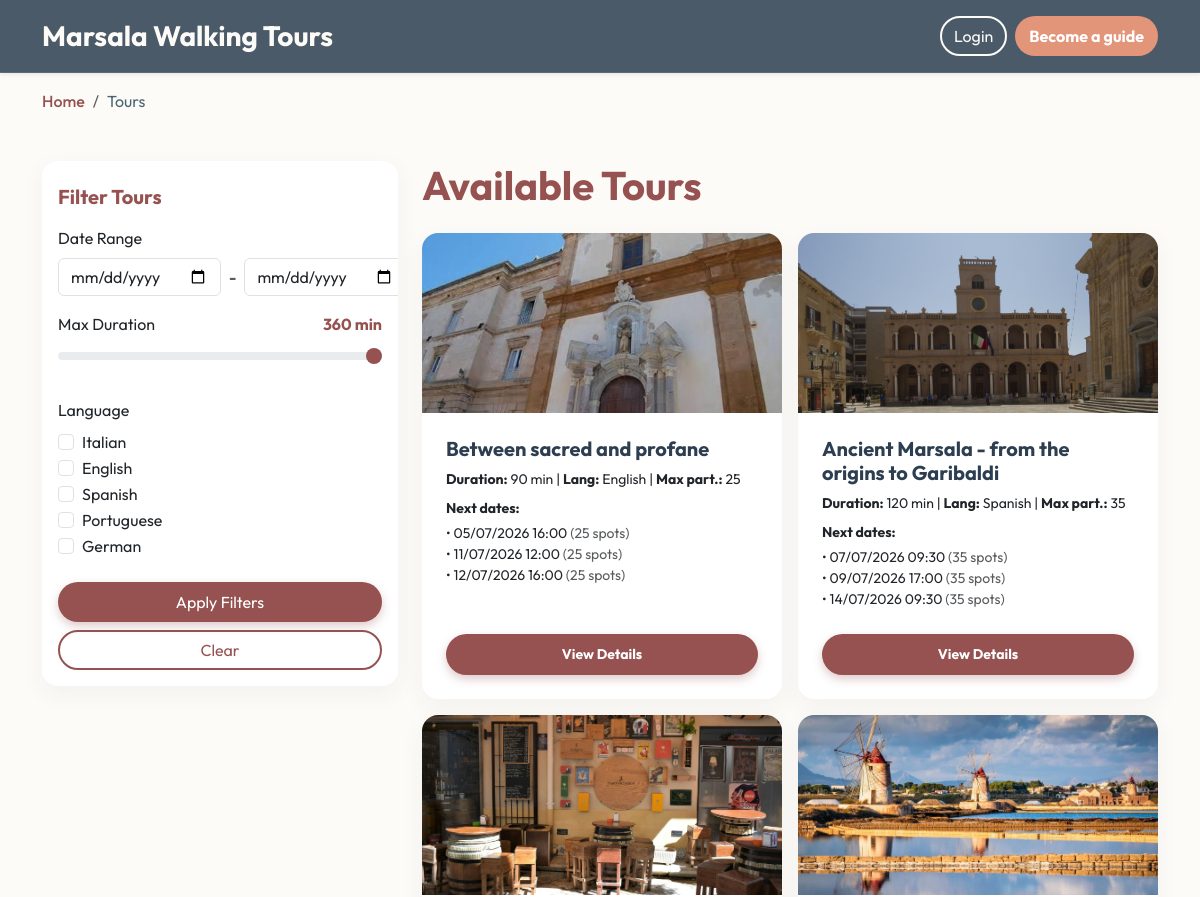
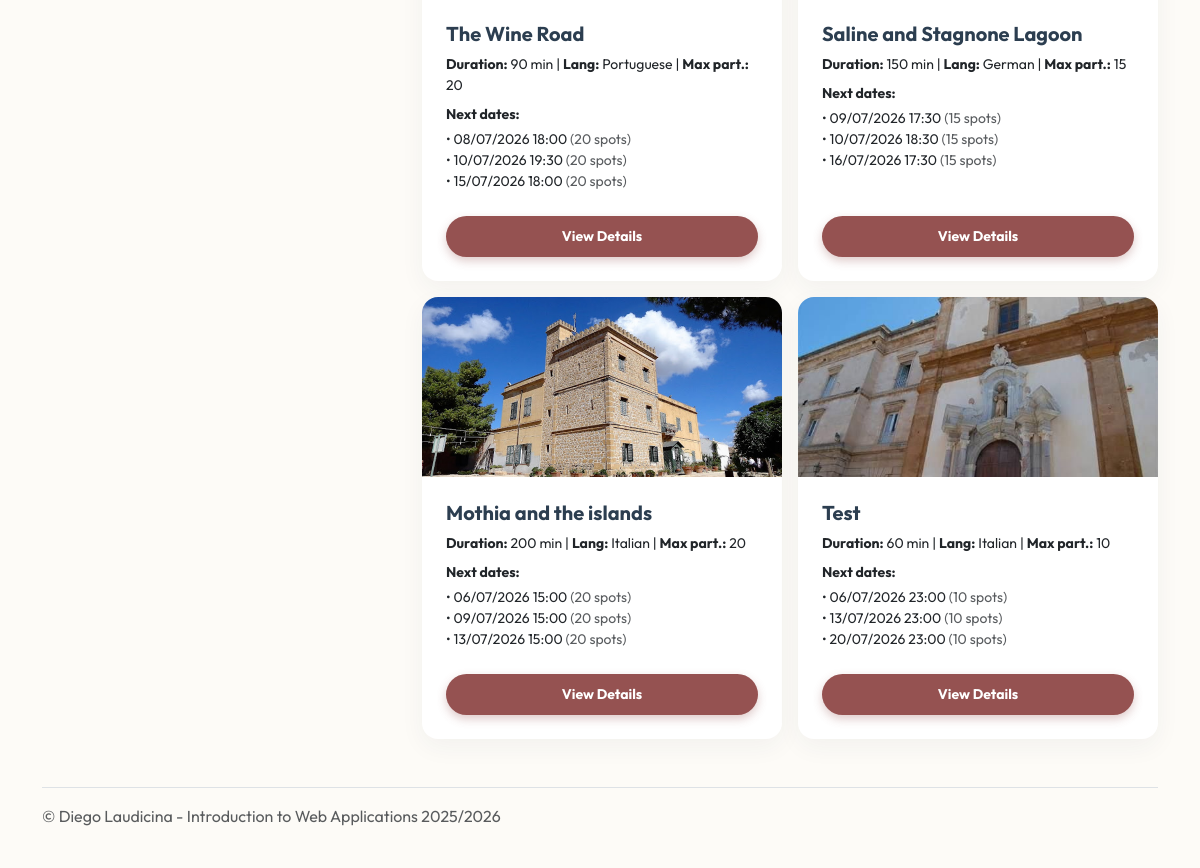
Page /tours on the committed database (2 pictures, top to bottom).
### tables this page shows
CREATE TABLE "TOURS" (
	"id"	INTEGER NOT NULL UNIQUE,
	"title"	TEXT NOT NULL,
	"language"	TEXT NOT NULL,
	"duration"	INTEGER NOT NULL,
	"description"	TEXT NOT NULL,
	"meeting_point"	TEXT NOT NULL,
	"max_participants"	INTEGER NOT NULL,
	"g_id"	INTEGER NOT NULL,
	PRIMARY KEY("id" AUTOINCREMENT),
	FOREIGN KEY("g_id") REFERENCES "GUIDES"("id"),
	FOREIGN KEY("language") REFERENCES "LANGUAGES"("language")
);

### app.py (the view, shortened to what this page needs)
@app.route("/tours")
def tours_page():
	tours = tours_dao.get_all_tours()
	date_start_str = request.args.get("date_start")
	date_end_str = request.args.get("date_end")
	max_duration = request.args.get("duration")
	languages = request.args.getlist("language")
	lang_map = {'it': 'Italian', 'en': 'English', 'es': 'Spanish', 'pt': 'Portuguese', 'de': 'German'}
	selected_langs = [lang_map.get(lang) for lang in languages if lang in lang_map]
	filtered_tours = []
	start_date = None
	end_date = None
	if date_start_str:
		start_date = datetime.strptime(date_start_str, "%Y-%m-%d").date()
	if date_end_str:
		end_date = datetime.strptime(date_end_str, "%Y-%m-%d").date()
	for tour in tours:
		if max_duration and int(tour['duration']) > int(max_duration):
			continue
		if selected_langs and tour['language'] not in selected_langs:
			continue
		upcoming_dates = tours_dao.get_upcoming_tour_dates(tour['id'], tour['max_participants'])
		valid_dates = [d for d in upcoming_dates if not d['is_full']]
		tour['upcoming_dates'] = valid_dates[:3]
		filtered_tours.append(tour)
	filters = {
		'date_start': date_start_str or '',
		'date_end': date_end_str or '',
		'duration': max_duration or 360,
		'languages': languages
	}
	return render_template("tours.html", tours=filtered_tours, filters=filters)

### tours_dao.py (called while the page is built)
def get_all_tours():
    conn = sqlite3.connect(db_path)
    conn.row_factory = sqlite3.Row
    cursor = conn.cursor()
    query = "SELECT T.*, (SELECT photo FROM PHOTOS WHERE t_id = T.id ORDER BY RANDOM() LIMIT 1) as cover_photo FROM TOURS T"
    cursor.execute(query)
    tours = [dict(row) for row in cursor.fetchall()]
    conn.close()
    return tours

### templates/tours.html (shortened to what this page needs)
{% extends 'base.html' %}
{% block breadcrumbs %}
<nav aria-label="breadcrumb">
  <ol class="breadcrumb">
    <li class="breadcrumb-item"><a href="{{ url_for('home') }}" class="text-decoration-none">Home</a></li>
    <li class="breadcrumb-item active" aria-current="page">Tours</li>
  </ol>
</nav>
{% endblock %}
{% block content %}
<div class="container my-5">
	<div class="row">
		<aside id="filters-block" class="col-md-5 col-lg-4 mb-4 mb-md-0">
			<div class="card modern-card">
				<div class="card-header bg-white border-bottom-0 pt-4 pb-0">
					<span class="h5 mb-0 fw-bold text-marsala-primary">Filter Tours</h5>
				</div>
				<div class="card-body bg-white rounded-bottom">
					<form id="filter-form" action="{{ url_for('tours_page') }}" method="GET">
						<div class="mb-3">
							<label class="form-label">Date Range</label>
							<div class="d-flex gap-2">
								<input type="date" class="form-control" id="filter-date-start" name="date_start"
									title="Start Date" value="{{ filters.date_start if filters else '' }}">
								<span class="align-self-center text-muted fw-bold">-</span>
								<input type="date" class="form-control" id="filter-date-end" name="date_end"
									title="End Date" value="{{ filters.date_end if filters else '' }}">
							</div>
						</div>
						<div class="mb-4">
							<label for="filter-duration" class="form-label d-flex justify-content-between">
								<span>Max Duration</span>
								<span class="fw-bold text-marsala-primary"><span id="duration-val">{{ filters.duration if
										filters else '360' }}</span> min</span>
							</label>
							<input type="range" class="form-range" id="filter-duration" name="duration" min="30"
								max="360" step="30" value="{{ filters.duration if filters else '360' }}"
								oninput="document.getElementById('duration-val').innerText = this.value">
						</div>
						<div class="mb-4">
							<label class="form-label d-block">Language</label>
							<div class="form-check">
								<input class="form-check-input" type="checkbox" name="language" id="filter-lang-it"
									value="it" {% if filters and 'it' in filters.languages %}checked{% endif %}>
								<label class="form-check-label" for="filter-lang-it">Italian</label>
							</div>
							<div class="form-check">
								<input class="form-check-input" type="checkbox" name="language" id="filter-lang-en"
									value="en" {% if filters and 'en' in filters.languages %}checked{% endif %}>
								<label class="form-check-label" for="filter-lang-en">English</label>
							</div>
							<div class="form-check">
								<input class="form-check-input" type="checkbox" name="language" id="filter-lang-es"
									value="es" {% if filters and 'es' in filters.languages %}checked{% endif %}>
								<label class="form-check-label" for="filter-lang-es">Spanish</label>
							</div>
							<div class="form-check">
								<input class="form-check-input" type="checkbox" name="language" id="filter-lang-pt"
									value="pt" {% if filters and 'pt' in filters.languages %}checked{% endif %}>
								<label class="form-check-label" for="filter-lang-pt">Portuguese</label>
							</div>
							<div class="form-check">
								<input class="form-check-input" type="checkbox" name="language" id="filter-lang-de"
									value="de" {% if filters and 'de' in filters.languages %}checked{% endif %}>
								<label class="form-check-label" for="filter-lang-de">German</label>
							</div>
						</div>
						<button type="submit" class="btn btn-marsala w-100">Apply Filters</button>
						<a href="{{ url_for('tours_page') }}" class="btn btn-outline-marsala w-100 mt-2">Clear</a>
					</form>
				</div>
			</div>
		</aside>
		<main class="col-md-7 col-lg-8">
			<h1 class="mb-4 text-marsala-primary">Available Tours</h1>
			<div class="row row-cols-1 row-cols-lg-2 g-3" id="tours-container">
				{% for tour in tours %}
				<article class="col tour-card" data-duration="{{ tour.duration }}"
					data-language="{{ tour.language | lower }}">
					<div class="card h-100 modern-card border-0">
						{% if tour.cover_photo %}
						<img src="{{ url_for('static', filename='images/' ~ tour.cover_photo) }}"
							class="card-img-top object-fit-cover tour-card-img" alt="{{ tour.title }}">
						{% else %}
						<img src="{{ url_for('static', filename='images/test.jpg') }}"
							class="card-img-top object-fit-cover tour-card-img" alt="Tour image">
						{% endif %}
						<div class="card-body d-flex flex-column p-4">
							<span class="h5 card-title fw-bold mb-2 text-slate">{{ tour.title }}</span>
							<p class="card-text small mb-2">
								<strong>Duration:</strong> {{ tour.duration }} min |
								<strong>Lang:</strong> {{ tour.language }} |
								<strong>Max part.:</strong> {{ tour.max_participants }}
							</p>
							<div class="mb-auto">
								<p class="small fw-bold mb-1">Next dates:</p>
								<ul class="small mb-0 ps-0 list-unstyled">
									{% for date in tour.upcoming_dates %}
									<li>• {{ date.display_date }} <span class="text-muted"> ({{ date.available_spots }} spots)</span></li>
									{% else %}
									<li class="text-danger">No upcoming dates</li>
									{% endfor %}
								</ul>
							</div>
							<a href="{{ url_for('tour_page', tour_id=tour.id) }}"
								class="btn btn-marsala btn-sm mt-4 py-2 fw-bold">View Details</a>
						</div>
					</div>
				</article>
				{% else %}
				<div class="col-12 text-center my-5">
					<p class="text-muted">No tours available at the moment.</p>
				</div>
				{% endfor %}
			</div>
		</main>
	</div>
</div>
{% endblock %}

### templates/base.html (shortened to what this page needs)
<!DOCTYPE html>
<html lang="en">
<head>
	<link href="https://cdn.jsdelivr.net/npm/bootstrap@5.3.8/dist/css/bootstrap.min.css" rel="stylesheet"
>
	<link rel="stylesheet" href="{{ url_for('static', filename='styles/styles.css') }}?v=1.2">
	<link rel="stylesheet" href="https://cdn.jsdelivr.net/npm/bootstrap-icons@1.13.1/font/bootstrap-icons.min.css">
</head>
<body>
	<header class="py-3 glass-header shadow-sm">
		<div class="container">
			<div class="d-flex flex-wrap align-items-center justify-content-between w-100">
				<a href="{{ url_for('home') }}"
					class="d-flex align-items-center text-white text-decoration-none me-auto">
					<h1 class="h3 mb-0 fw-bold text-sand-light">Marsala Walking Tours</h1>
				</a>
				<div class="text-end d-flex align-items-center">
					{% if not current_user.is_authenticated %}
					<a href="{{ url_for('login_page') }}" role="button" class="btn btn-outline-sand me-2">Login</a>
					<a href="{{ url_for('registration_page') }}" role="button" class="btn btn-sand fw-bold">Become a
						guide</a>
					{% endif %}
				</div>
			</div>
		</div>
	</header>
	<aside class="position-fixed top-0 start-50 translate-middle-x p-4 mt-5 flash-container pe-none">
	</aside>
	<nav class="container mt-3" aria-label="Breadcrumb Navigation">
		{% block breadcrumbs %}{% endblock %}
	</nav>
	{% block content %}
	{% endblock %}
	<div class="container">
		<footer class="d-flex flex-wrap justify-content-between align-items-center py-3 my-4 border-top">
			<div class="col-md-6 d-flex align-items-center">
				<span class="mb-3 mb-md-0 text-body-secondary">© Diego Laudicina - Introduction to Web Applications
					2025/2026</span>
			</div>
		</footer>
	</div>
</body>
</html>

### static/styles/styles.css (style rules this page uses)
:root { --marsala-primary: #955251; --marsala-dark: #6C3A3A; --marsala-light: #B76D6C; --sand-accent: #E29578; --sand-light: #FDFBF7; --slate-text: #2C3E50; --slate-light: #4A6572; --glass-bg: rgba(255, 255, 255, 0.75); --glass-border: rgba(255, 255, 255, 0.3); --glass-dark-bg: rgba(44, 62, 80, 0.7); }
body { font-family: 'Outfit', sans-serif; background-color: var(--sand-light); color: var(--slate-text); }
.glass-header { background: rgba(44, 62, 80, 0.85); backdrop-filter: blur(8px); -webkit-backdrop-filter: blur(8px); border-bottom: 1px solid rgba(255, 255, 255, 0.1); position: sticky; top: 0; z-index: 1030; transform: translateZ(0); will-change: backdrop-filter; }
.btn-marsala { background-color: var(--marsala-primary); color: white; border: 2px solid transparent; border-radius: 50rem; transition: all 0.3s ease; box-shadow: 0 4px 10px rgba(149, 82, 81, 0.3); }
.btn-outline-marsala { color: var(--marsala-primary); border: 2px solid var(--marsala-primary); background-color: transparent; border-radius: 50rem; transition: all 0.3s ease; }
.btn-sand { background-color: var(--sand-accent); color: white; border: 2px solid transparent; border-radius: 50rem; transition: all 0.3s ease; }
.btn-outline-sand { color: var(--sand-light); border: 2px solid var(--sand-light); background-color: transparent; border-radius: 50rem; transition: all 0.3s ease; }
.modern-card { border: none; border-radius: 16px; background: white; box-shadow: 0 8px 24px rgba(44, 62, 80, 0.05); overflow: hidden; }
.tour-card-img { height: 180px; object-fit: cover; }
h1, h2, h3, h4, h5, h6 { font-weight: 700; color: var(--slate-text); }
.text-marsala-primary { color: var(--marsala-primary) !important; }
.text-sand-light { color: var(--sand-light) !important; }
.text-slate { color: var(--slate-text) !important; }
.flash-container { z-index: 1050 !important; }
input[type="date"].form-control { accent-color: var(--marsala-primary); }
.breadcrumb-item a { color: var(--marsala-primary); font-weight: 500; transition: color 0.2s ease; }
.breadcrumb-item.active { color: var(--slate-light); font-weight: 400; }

### rows in the picture
TOURS: shows a picture, title "Between sacred and profane", duration "90", language "English", max_participants "25", display_date "05/07/2026 16:00" "11/07/2026 12:00" "12/07/2026 16:00", available_spots "25" "25" "25"
TOURS: shows a picture, title "Ancient Marsala - from the origins to Garibaldi", duration "120", language "Spanish", max_participants "35", display_date "07/07/2026 09:30" "09/07/2026 17:00" "14/07/2026 09:30", available_spots "35" "35" "35"
TOURS: shows a picture, title "The Wine Road", duration "90", language "Portuguese", max_participants "20", display_date "08/07/2026 18:00" "10/07/2026 19:30" "15/07/2026 18:00", available_spots "20" "20" "20"
TOURS: shows a picture, title "Saline and Stagnone Lagoon", duration "150", language "German", max_participants "15", display_date "09/07/2026 17:30" "10/07/2026 18:30" "16/07/2026 17:30", available_spots "15" "15" "15"
TOURS: shows a picture, title "Mothia and the islands", duration "200", language "Italian", max_participants "20", display_date "06/07/2026 15:00" "09/07/2026 15:00" "13/07/2026 15:00", available_spots "20" "20" "20"
TOURS: shows a picture, title "Test", duration "60", language "Italian", max_participants "10", display_date "06/07/2026 23:00" "13/07/2026 23:00" "20/07/2026 23:00", available_spots "10" "10" "10"

### other values in the picture
{{ filters.duration if
										filters else '360' }} "360"
